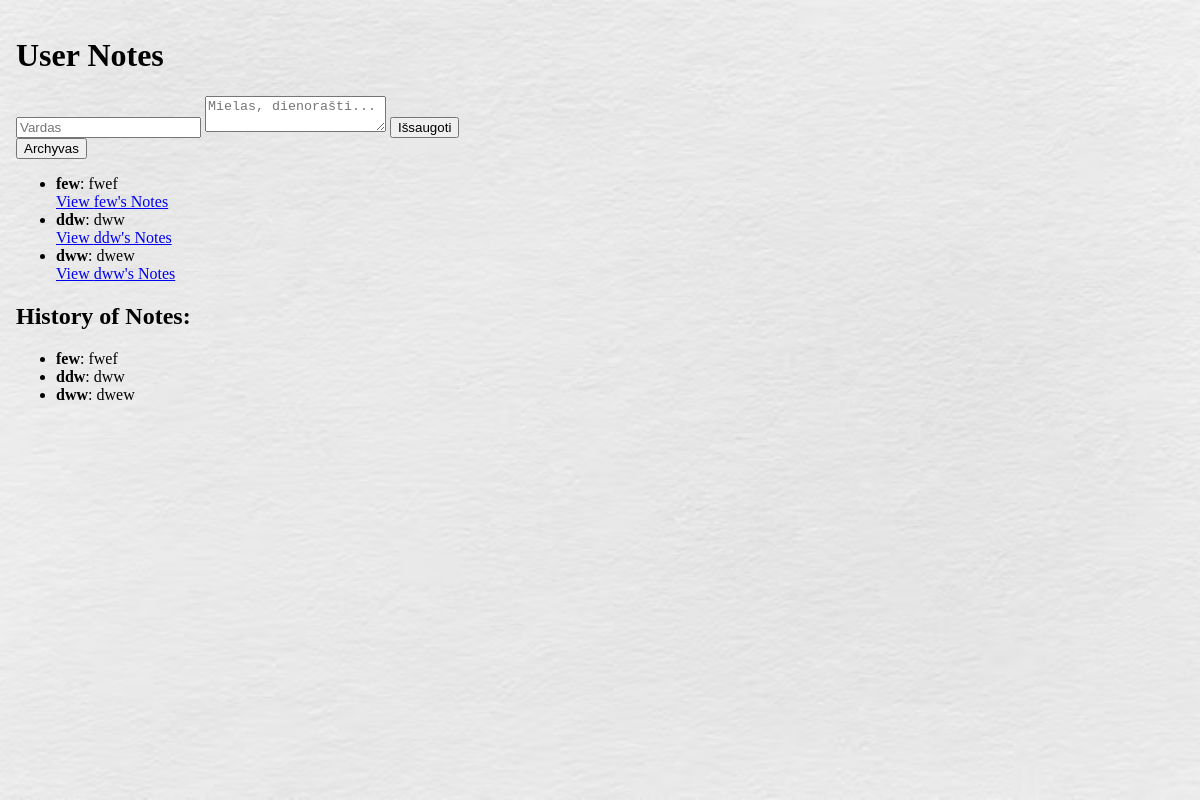
Before: / with the older database file.
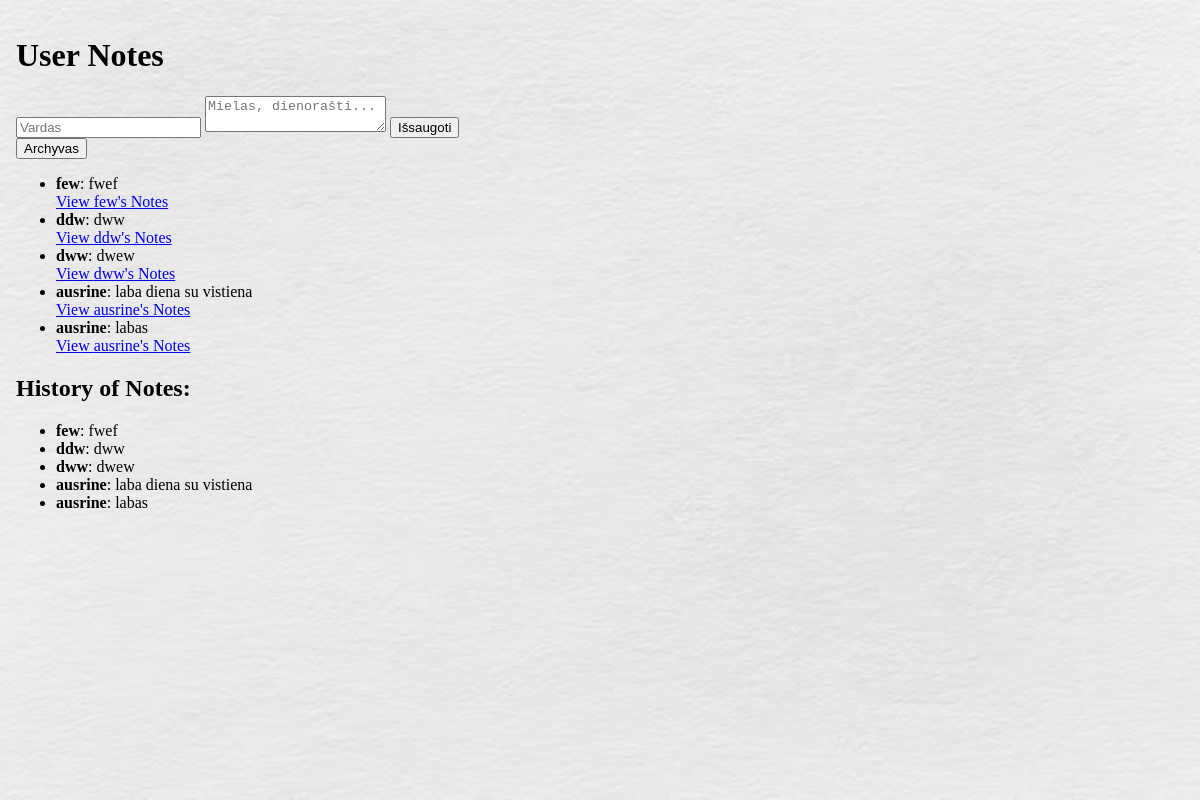
After: the same page with the newer database file.
### tables this page shows
CREATE TABLE notes (
            id INTEGER PRIMARY KEY AUTOINCREMENT,
            name TEXT NOT NULL,
            note TEXT NOT NULL
        );

### main.py (the view, shortened to what this page needs)
@app.route('/', methods=['GET', 'POST'])
def notebook():
    conn = get_db_connection()
    notes = conn.execute('SELECT name, note FROM notes').fetchall()
    conn.close()
    return render_template('uzrasine.html', uzrasai=notes)

### main.py (called while the page is built)
def get_db_connection():
    conn = sqlite3.connect(DATABASE)
    conn.row_factory = sqlite3.Row
    return conn

### templates/uzrasine.html (shortened to what this page needs)
<!DOCTYPE html>
<html>
  <head>
  </head>
  <body>
    <div class="notebook">
      <div class="page">
        <h1>User Notes</h1>
        <form action="/" method="post">
          <input type="text" name="vardas" placeholder="Vardas" required />
          <textarea
            name="uzrasas"
            placeholder="Mielas, dienorašti..."
            required
          ></textarea>
          <button type="submit">Išsaugoti</button>
        </form>
        <form action="/archyvas" method="get">
          <button type="submit">Archyvas</button>
        </form>
        <ul>
          {% for entry in uzrasai %}
          <li><strong>{{ entry.name }}</strong>: {{ entry.note }}</li>
          <a href="{{ url_for('user_notes', username=entry.name) }}"
            >View {{ entry.name }}'s Notes</a
          >
          {% endfor %}
        </ul>
        <h2>History of Notes:</h2>
        <ul>
          {% for entry in uzrasai %}
          <li><strong>{{ entry.name }}</strong>: {{ entry.note }}</li>
          {% endfor %}
        </ul>
      </div>
      <div class="page">
      </div>
    </div>
  </body>
</html>

Changed rows visible on the page:
added notes: name "ausrine", note "laba diena su vistiena"
added notes: name "ausrine", note "labas"
